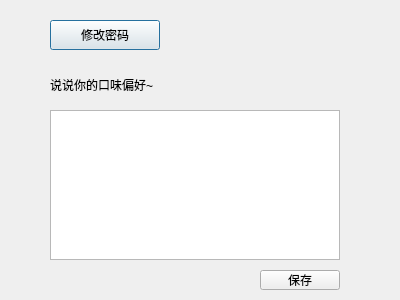
<?xml version="1.0" encoding="UTF-8"?>
<ui version="4.0">
 <class>setting</class>
 <widget class="QDialog" name="setting">
  <property name="geometry">
   <rect>
    <x>0</x>
    <y>0</y>
    <width>400</width>
    <height>300</height>
   </rect>
  </property>
  <property name="windowTitle">
   <string>Dialog</string>
  </property>
  <widget class="QPushButton" name="pushButton">
   <property name="geometry">
    <rect>
     <x>50</x>
     <y>20</y>
     <width>110</width>
     <height>30</height>
    </rect>
   </property>
   <property name="text">
    <string>修改密码</string>
   </property>
  </widget>
  <widget class="QLabel" name="label">
   <property name="geometry">
    <rect>
     <x>50</x>
     <y>70</y>
     <width>110</width>
     <height>30</height>
    </rect>
   </property>
   <property name="text">
    <string>说说你的口味偏好~</string>
   </property>
  </widget>
  <widget class="QTextEdit" name="preferEdit">
   <property name="geometry">
    <rect>
     <x>50</x>
     <y>110</y>
     <width>290</width>
     <height>150</height>
    </rect>
   </property>
  </widget>
  <widget class="QPushButton" name="savebutton">
   <property name="geometry">
    <rect>
     <x>260</x>
     <y>270</y>
     <width>80</width>
     <height>20</height>
    </rect>
   </property>
   <property name="text">
    <string>保存</string>
   </property>
  </widget>
 </widget>
 <resources/>
 <connections/>
</ui>
